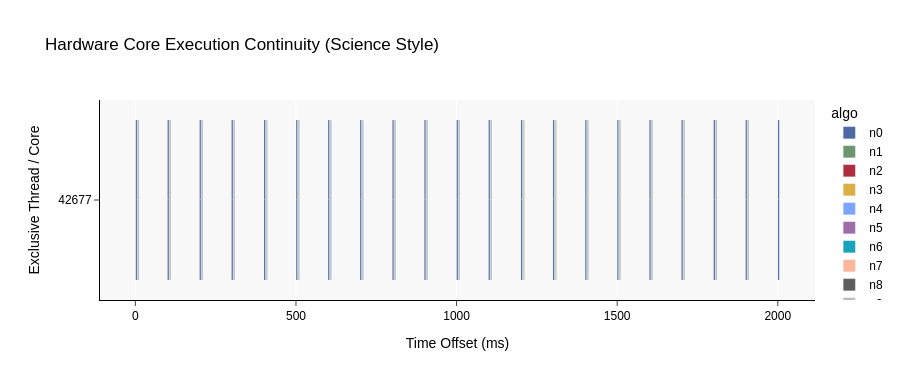

Notebook code cell kept with this figure:
### Code cell
draw_px_gantt(fins_analysis_df)

### Figure 1 — Plotly figure (JSON) as saved in the notebook; plotly's stock layout.template omitted (floating-point values rounded to 4 significant figures; data arrays with more than 128 entries replaced by an {"elided": "..."} marker saying what was removed)
{"data": [{"base": [1.215, 100.3, 200.1, 299.6, 400.4, 500.6, 600.1, 699.8, 800.3, 899.8, 1000.0, 1100.0, 1200.0, 1300.0, 1401.0, 1500.0, 1600.0, 1700.0, 1800.0, 1900.0, 2000.0], "hovertemplate": "<b>Core %{y}</b><br>Algo: %{text}<br>Start: %{base:.3f} ms<br>Duration: %{x:.3f} ms<extra></extra>", "legendgroup": "n0", "marker": {"color": "#3B5998", "line": {"color": "rgba(255,255,255,0.2)", "width": 0.5}, "pattern": {"shape": ""}}, "name": "n0", "opacity": 0.9, "orientation": "h", "showlegend": true, "text": {"elided": "201 str values"}, "textposition": "auto", "type": "bar", "x": [4.135, 4.138, 4.136, 4.139, 4.141, 4.138, 4.141, 4.139, 4.14, 4.141, 4.139, 4.139, 4.137, 4.137, 4.137, 4.137, 4.136, 4.14, 4.14, 4.138, 4.14], "xaxis": "x", "y": ["42677", "42677", "42677", "42677", "42677", "42677", "42677", "42677", "42677", "42677", "42677", "42677", "42677", "42677", "42677", "42677", "42677", "42677", "42677", "42677", "42677"], "yaxis": "y"}, {"base": [7.226, 106.3, 206.1, 305.6, 406.4, 506.6, 606.2, 705.8, 806.3, 905.8, 1006.0, 1106.0, 1206.0, 1306, 1407.0, 1506.0, 1606.0, 1706.0, 1806.0, 1906.0], "hovertemplate": "<b>Core %{y}</b><br>Algo: %{text}<br>Start: %{base:.3f} ms<br>Duration: %{x:.3f} ms<extra></extra>", "legendgroup": "n1", "marker": {"color": "#5E8B61", "line": {"color": "rgba(255,255,255,0.2)", "width": 0.5}, "pattern": {"shape": ""}}, "name": "n1", "opacity": 0.9, "orientation": "h", "showlegend": true, "text": {"elided": "201 str values"}, "textposition": "auto", "type": "bar", "x": [0.292, 0.292, 0.292, 0.292, 0.294, 0.292, 0.294, 0.293, 0.293, 0.293, 0.292, 0.293, 0.292, 0.293, 0.292, 0.293, 0.291, 0.292, 0.293, 0.292], "xaxis": "x", "y": ["42677", "42677", "42677", "42677", "42677", "42677", "42677", "42677", "42677", "42677", "42677", "42677", "42677", "42677", "42677", "42677", "42677", "42677", "42677", "42677"], "yaxis": "y"}, {"base": [5.397, 104.5, 204.3, 303.8, 404.6, 504.8, 604.3, 703.9, 804.4, 904.0, 1004.0, 1104.0, 1205.0, 1304.0, 1405.0, 1504.0, 1604.0, 1704.0, 1805.0, 1904.0], "hovertemplate": "<b>Core %{y}</b><br>Algo: %{text}<br>Start: %{base:.3f} ms<br>Duration: %{x:.3f} ms<extra></extra>", "legendgroup": "n2", "marker": {"color": "#A6192E", "line": {"color": "rgba(255,255,255,0.2)", "width": 0.5}, "pattern": {"shape": ""}}, "name": "n2", "opacity": 0.9, "orientation": "h", "showlegend": true, "text": {"elided": "201 str values"}, "textposition": "auto", "type": "bar", "x": [0.501, 0.497, 0.496, 0.497, 0.5, 0.497, 0.499, 0.498, 0.496, 0.497, 0.496, 0.496, 0.495, 0.496, 0.497, 0.496, 0.496, 0.496, 0.497, 0.497], "xaxis": "x", "y": ["42677", "42677", "42677", "42677", "42677", "42677", "42677", "42677", "42677", "42677", "42677", "42677", "42677", "42677", "42677", "42677", "42677", "42677", "42677", "42677"], "yaxis": "y"}, {"base": [7.535, 106.6, 206.4, 305.9, 406.7, 506.9, 606.5, 706.1, 806.6, 906.1, 1006.0, 1106.0, 1207.0, 1306.0, 1407.0, 1507.0, 1607.0, 1706.0, 1807.0, 1906.0], "hovertemplate": "<b>Core %{y}</b><br>Algo: %{text}<br>Start: %{base:.3f} ms<br>Duration: %{x:.3f} ms<extra></extra>", "legendgroup": "n3", "marker": {"color": "#D6A531", "line": {"color": "rgba(255,255,255,0.2)", "width": 0.5}, "pattern": {"shape": ""}}, "name": "n3", "opacity": 0.9, "orientation": "h", "showlegend": true, "text": {"elided": "201 str values"}, "textposition": "auto", "type": "bar", "x": [0.219, 0.219, 0.219, 0.219, 0.219, 0.219, 0.219, 0.219, 0.22, 0.219, 0.219, 0.219, 0.219, 0.219, 0.219, 0.219, 0.22, 0.22, 0.219, 0.219], "xaxis": "x", "y": ["42677", "42677", "42677", "42677", "42677", "42677", "42677", "42677", "42677", "42677", "42677", "42677", "42677", "42677", "42677", "42677", "42677", "42677", "42677", "42677"], "yaxis": "y"}, {"base": [7.762, 106.9, 206.6, 306.1, 407.0, 507.2, 606.7, 706.3, 806.8, 906.3, 1007.0, 1106.0, 1207.0, 1307.0, 1407.0, 1507.0, 1607.0, 1707.0, 1807.0, 1906.0], "hovertemplate": "<b>Core %{y}</b><br>Algo: %{text}<br>Start: %{base:.3f} ms<br>Duration: %{x:.3f} ms<extra></extra>", "legendgroup": "n4", "marker": {"color": "#709BFF", "line": {"color": "rgba(255,255,255,0.2)", "width": 0.5}, "pattern": {"shape": ""}}, "name": "n4", "opacity": 0.9, "orientation": "h", "showlegend": true, "text": {"elided": "201 str values"}, "textposition": "auto", "type": "bar", "x": [0.707, 0.708, 0.708, 0.707, 0.708, 0.707, 0.708, 0.707, 0.708, 0.708, 0.708, 0.707, 0.708, 0.708, 0.707, 0.708, 0.708, 0.707, 0.707, 0.707], "xaxis": "x", "y": ["42677", "42677", "42677", "42677", "42677", "42677", "42677", "42677", "42677", "42677", "42677", "42677", "42677", "42677", "42677", "42677", "42677", "42677", "42677", "42677"], "yaxis": "y"}, {"base": [8.482, 107.6, 207.3, 306.9, 407.7, 507.9, 607.4, 707.0, 807.5, 907.1, 1007.0, 1107.0, 1208.0, 1307.0, 1408.0, 1507.0, 1608.0, 1707.0, 1808.0, 1907.0], "hovertemplate": "<b>Core %{y}</b><br>Algo: %{text}<br>Start: %{base:.3f} ms<br>Duration: %{x:.3f} ms<extra></extra>", "legendgroup": "n5", "marker": {"color": "#925E9F", "line": {"color": "rgba(255,255,255,0.2)", "width": 0.5}, "pattern": {"shape": ""}}, "name": "n5", "opacity": 0.9, "orientation": "h", "showlegend": true, "text": {"elided": "201 str values"}, "textposition": "auto", "type": "bar", "x": [0.504, 0.504, 0.504, 0.504, 0.505, 0.504, 0.505, 0.505, 0.505, 0.504, 0.505, 0.504, 0.505, 0.505, 0.504, 0.505, 0.505, 0.504, 0.504, 0.504], "xaxis": "x", "y": ["42677", "42677", "42677", "42677", "42677", "42677", "42677", "42677", "42677", "42677", "42677", "42677", "42677", "42677", "42677", "42677", "42677", "42677", "42677", "42677"], "yaxis": "y"}, {"base": [8.993, 108.1, 207.8, 307.4, 408.2, 508.4, 607.9, 707.5, 808.0, 907.6, 1008.0, 1107.0, 1208.0, 1308.0, 1408.0, 1508.0, 1608.0, 1708.0, 1808.0, 1908.0], "hovertemplate": "<b>Core %{y}</b><br>Algo: %{text}<br>Start: %{base:.3f} ms<br>Duration: %{x:.3f} ms<extra></extra>", "legendgroup": "n6", "marker": {"color": "#0099B4", "line": {"color": "rgba(255,255,255,0.2)", "width": 0.5}, "pattern": {"shape": ""}}, "name": "n6", "opacity": 0.9, "orientation": "h", "showlegend": true, "text": {"elided": "201 str values"}, "textposition": "auto", "type": "bar", "x": [1.144, 1.144, 1.144, 1.144, 1.146, 1.144, 1.145, 1.145, 1.146, 1.144, 1.145, 1.144, 1.145, 1.144, 1.144, 1.145, 1.145, 1.144, 1.144, 1.144], "xaxis": "x", "y": ["42677", "42677", "42677", "42677", "42677", "42677", "42677", "42677", "42677", "42677", "42677", "42677", "42677", "42677", "42677", "42677", "42677", "42677", "42677", "42677"], "yaxis": "y"}, {"base": [10.15, 109.2, 209.0, 308.5, 409.4, 509.5, 609.1, 708.7, 809.2, 908.7, 1009.0, 1109.0, 1209.0, 1309.0, 1409.0, 1509.0, 1609.0, 1709.0, 1809.0, 1909.0], "hovertemplate": "<b>Core %{y}</b><br>Algo: %{text}<br>Start: %{base:.3f} ms<br>Duration: %{x:.3f} ms<extra></extra>", "legendgroup": "n7", "marker": {"color": "#FDAF91", "line": {"color": "rgba(255,255,255,0.2)", "width": 0.5}, "pattern": {"shape": ""}}, "name": "n7", "opacity": 0.9, "orientation": "h", "showlegend": true, "text": {"elided": "201 str values"}, "textposition": "auto", "type": "bar", "x": [0.601, 0.601, 0.602, 0.602, 0.601, 0.602, 0.601, 0.602, 0.602, 0.602, 0.602, 0.601, 0.601, 0.601, 0.602, 0.602, 0.602, 0.601, 0.601, 0.601], "xaxis": "x", "y": ["42677", "42677", "42677", "42677", "42677", "42677", "42677", "42677", "42677", "42677", "42677", "42677", "42677", "42677", "42677", "42677", "42677", "42677", "42677", "42677"], "yaxis": "y"}, {"base": [10.76, 109.8, 209.6, 309.1, 410.0, 510.1, 609.7, 709.3, 809.8, 909.3, 1010.0, 1109.0, 1210.0, 1310.0, 1410.0, 1510.0, 1610.0, 1710.0, 1810.0, 1909.0], "hovertemplate": "<b>Core %{y}</b><br>Algo: %{text}<br>Start: %{base:.3f} ms<br>Duration: %{x:.3f} ms<extra></extra>", "legendgroup": "n8", "marker": {"color": "#4D4D4D", "line": {"color": "rgba(255,255,255,0.2)", "width": 0.5}, "pattern": {"shape": ""}}, "name": "n8", "opacity": 0.9, "orientation": "h", "showlegend": true, "text": {"elided": "201 str values"}, "textposition": "auto", "type": "bar", "x": [0.631, 0.631, 0.632, 0.631, 0.632, 0.631, 0.631, 0.631, 0.632, 0.632, 0.632, 0.631, 0.632, 0.632, 0.631, 0.632, 0.632, 0.632, 0.631, 0.632], "xaxis": "x", "y": ["42677", "42677", "42677", "42677", "42677", "42677", "42677", "42677", "42677", "42677", "42677", "42677", "42677", "42677", "42677", "42677", "42677", "42677", "42677", "42677"], "yaxis": "y"}, {"base": [5.92, 105.0, 204.8, 304.3, 405.1, 505.3, 604.8, 704.4, 804.9, 904.5, 1005.0, 1104.0, 1205.0, 1305.0, 1405.0, 1505.0, 1605.0, 1705.0, 1805.0, 1904.0], "hovertemplate": "<b>Core %{y}</b><br>Algo: %{text}<br>Start: %{base:.3f} ms<br>Duration: %{x:.3f} ms<extra></extra>", "legendgroup": "n9", "marker": {"color": "#ADB6B6", "line": {"color": "rgba(255,255,255,0.2)", "width": 0.5}, "pattern": {"shape": ""}}, "name": "n9", "opacity": 0.9, "orientation": "h", "showlegend": true, "text": {"elided": "201 str values"}, "textposition": "auto", "type": "bar", "x": [1.295, 1.295, 1.296, 1.295, 1.297, 1.294, 1.297, 1.296, 1.295, 1.295, 1.301, 1.295, 1.295, 1.295, 1.295, 1.295, 1.295, 1.296, 1.296, 1.295], "xaxis": "x", "y": ["42677", "42677", "42677", "42677", "42677", "42677", "42677", "42677", "42677", "42677", "42677", "42677", "42677", "42677", "42677", "42677", "42677", "42677", "42677", "42677"], "yaxis": "y"}], "layout": {"barmode": "relative", "font": {"color": "black", "family": "Arial", "size": 12}, "height": 380, "legend": {"title": {"text": "algo"}, "tracegroupgap": 0}, "margin": {"b": 80, "l": 100, "r": 30, "t": 100}, "plot_bgcolor": "rgba(248, 248, 248, 1)", "title": {"text": "Hardware Core Execution Continuity (Science Style)"}, "xaxis": {"anchor": "y", "domain": [0, 1], "gridcolor": "white", "linecolor": "black", "showgrid": true, "ticks": "outside", "title": {"text": "Time Offset (ms)"}, "zeroline": false}, "yaxis": {"anchor": "x", "autorange": "reversed", "categoryarray": ["42677"], "categoryorder": "array", "domain": [0, 1], "linecolor": "black", "showgrid": false, "ticks": "outside", "title": {"text": "Exclusive Thread / Core"}}}}
